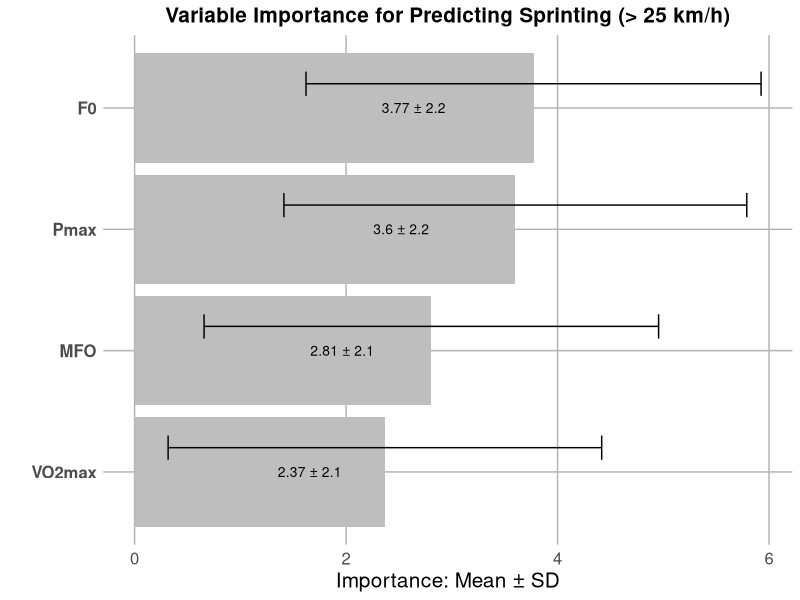
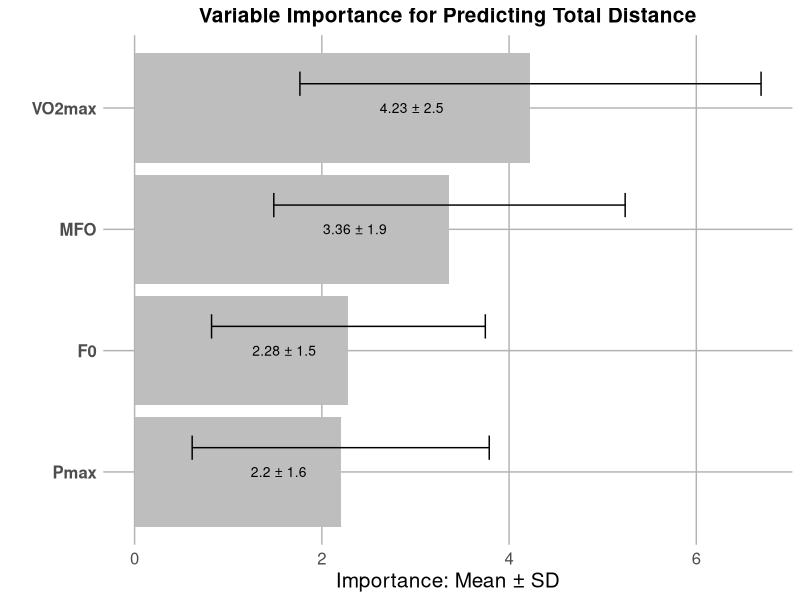
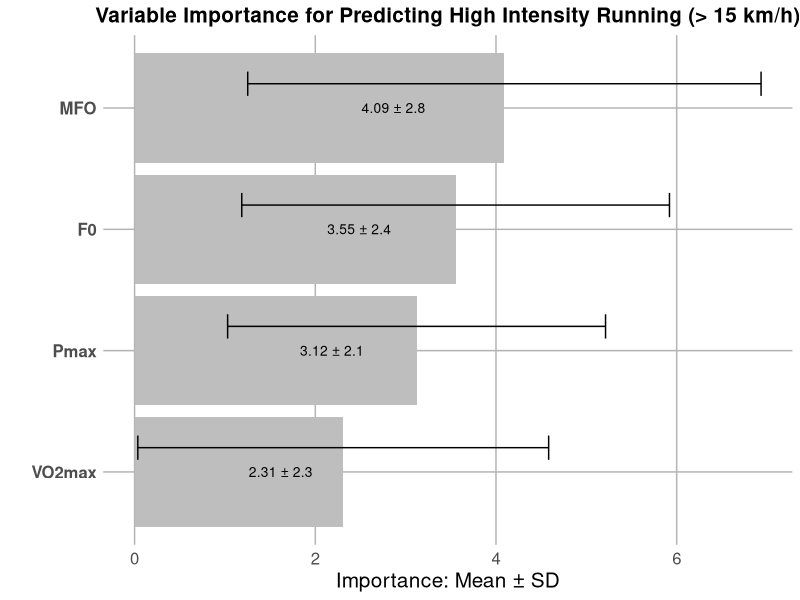
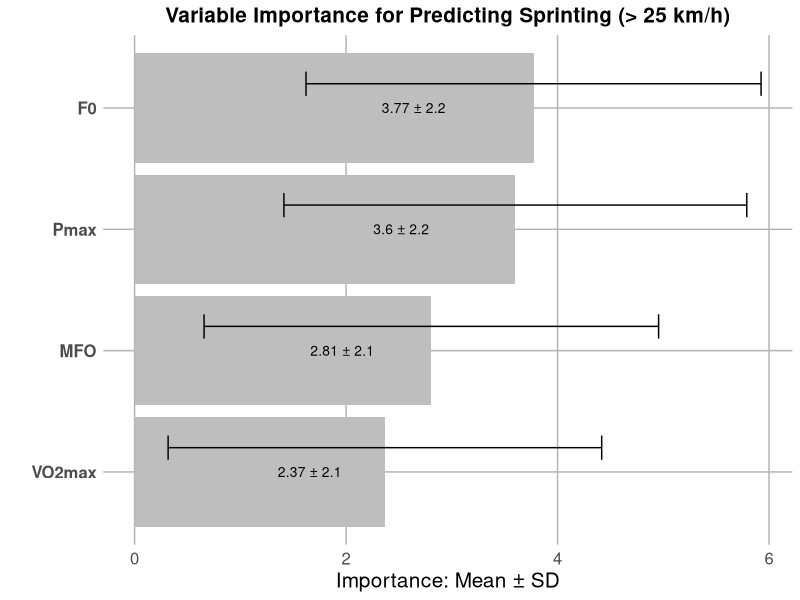
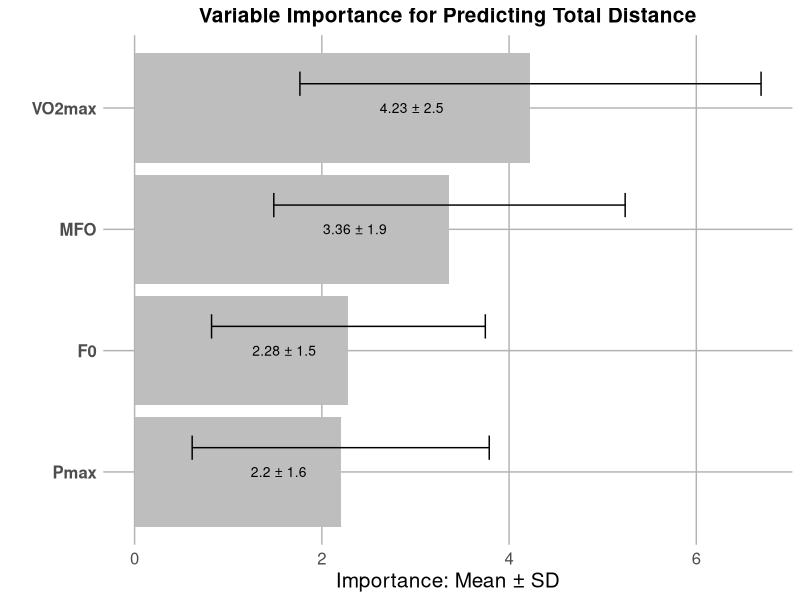
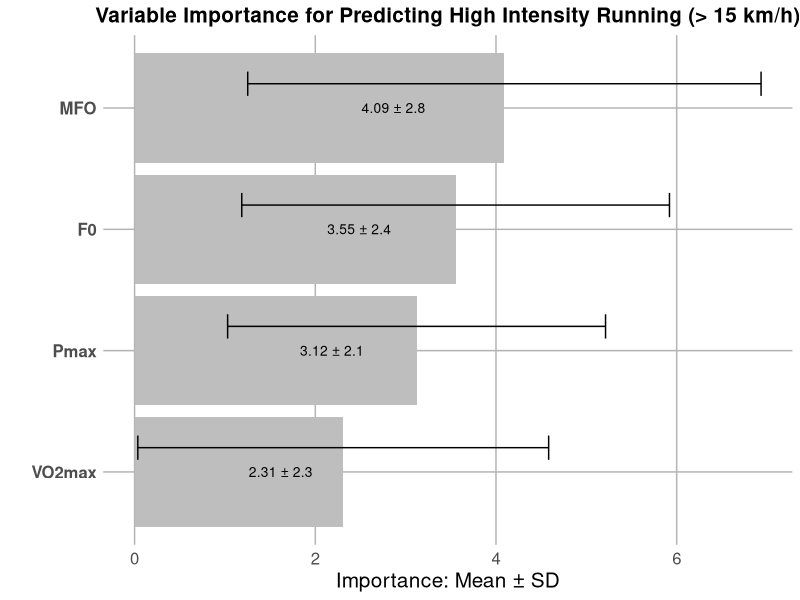

Write the R code that produced these figures, in order.
installed = installed.packages()
if (!("dplyr" %in% installed)) { install.packages("dplyr") }
if (!("rpart" %in% installed)) { install.packages("rpart") }
if (!("ggplot2" %in% installed)) { install.packages("ggplot2") }
if (!("tidyr" %in% installed)) { install.packages("tidyr") }
if (!("here" %in% installed)) { install.packages("here") }

library(dplyr)
library(rpart)
library(ggplot2)
library(tidyr)
library(here)

# DATA IMPORTATION
base_path <- here()
print(paste(base_path))
df_standardized <- read.csv2("data_standardized.csv", sep=',', dec=".", check.names=F, fileEncoding = "LATIN1")

# Initialize a function to process different variables
process_variable <- function(variable_name, df) {
  data <- df %>%
    select(MFO, VO2max, F0, Pmax, all_of(variable_name)) %>%
    rename(var = all_of(variable_name))
  

  all_variables <- names(data)[names(data) != "var"]
  
  importances_list <- vector("list", 1000)
  
  for (i in 1:1000) {
    # Generate a bootstrap sample
    bootstrap_sample <- data[sample(1:nrow(data), replace = TRUE), ]
    
    # Fit the decision tree
    model <- rpart(var ~ ., data = bootstrap_sample)
    
    # Initialize an importance vector with zero for all variables
    current_importances <- setNames(rep(0, length(all_variables)), all_variables)
    
    # Fill with the actual importance from the model
    if (!is.null(model$variable.importance)) {
      current_importances[names(model$variable.importance)] <- model$variable.importance
    }
    
    # Store the variable importance
    importances_list[[i]] <- current_importances
  }
  
  # Transform the list into a data frame for processing
  importance_df <- do.call(rbind, importances_list) %>% 
    as.data.frame() %>%
    summarise_all(mean, na.rm = TRUE) %>%
    pivot_longer(cols = everything(), names_to = "Variable", values_to = "Importance")
  
  importance_sd <- do.call(rbind, importances_list) %>%
    as.data.frame() %>%
    summarise_all(sd, na.rm = TRUE) %>%
    pivot_longer(cols = everything(), names_to = "Variable", values_to = "SD")
  
  importance_df <- left_join(importance_df, importance_sd, by = "Variable")
  
  # Sort by importance for better visualization
  importance_df <- importance_df %>% 
    arrange(desc(Importance))
  
  
  # DATA VISUALISATION
  plot_1 <- ggplot(importance_df, aes(x = reorder(Variable, Importance), y = Importance)) +
    geom_col(fill = "grey") +
    geom_text(aes(label = paste(round(Importance, 2), "±", round(SD, 1))),
              position = position_stack(vjust = 0.7),  
              color = "black", 
              size = 3.5) +
    geom_errorbar(aes(ymin = Importance - SD, ymax = Importance + SD),
                  width = 0.2,  
                  color = "black",
                  position = position_nudge(x = 0.2)) +  
    theme_minimal() +
    theme(
      plot.title = element_text(size = 15, color = "black", hjust = 0.5, face = 'bold'),
      axis.text.x = element_text(size = 12),
      axis.text.y = element_text(size = 12, face = "bold"),
      panel.background = element_rect(fill = "white", color = NA),
      plot.background = element_rect(fill = "white", color = NA),
      axis.title.x = element_text(size = 15, color = "black"),
      axis.title.y = element_text(size = 15, color = "black"),
      panel.grid.major = element_line(color = "grey70"),
      panel.grid.minor = element_blank()) +
    labs(
      x = "", y = "Importance: Mean ± SD", title = paste("Variable Importance for Predicting", variable_name)
    ) + coord_flip()
  
  print(plot_1)
}

# List of variables to analyze
variables_to_analyze <- c("Sprinting (> 25 km/h)", "Total Distance", "High Intensity Running (> 15 km/h)")

# Apply the function to each variable
lapply(variables_to_analyze, process_variable, df = df_standardized)
